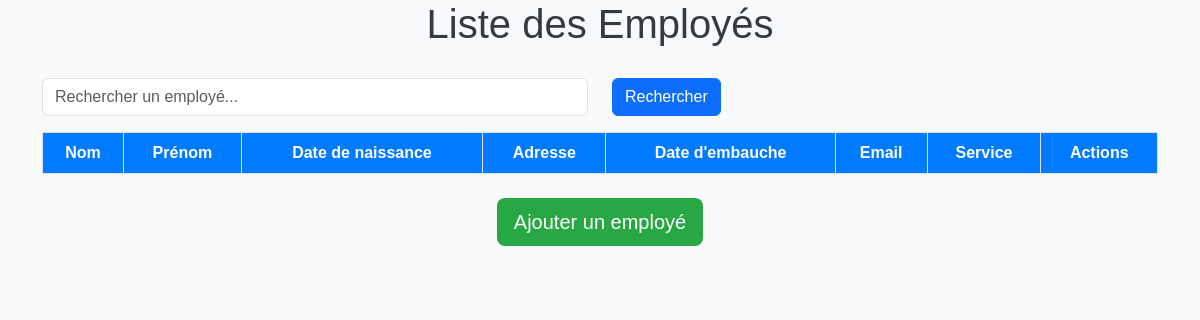
The page /employe/ on the database as committed earlier.
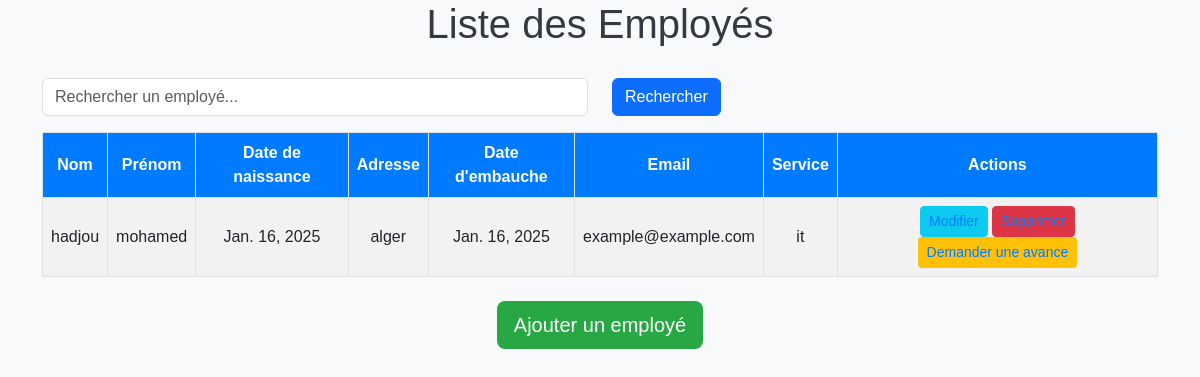
The same page on the database as committed later.
### admin_rh/models.py (models this page shows, shortened)
class Employe(models.Model):
    nom = models.CharField(max_length=50)
    prenom = models.CharField(max_length=50)
    sexe = models.CharField(max_length=10,choices=[('M', 'HOMME'), ('F', 'FEMME')],default='M')
    adresse=models.CharField(max_length=250)
    date_naissance = models.DateField()
    email = models.EmailField(max_length=100)
    date_embauche = models.DateField()
    service = models.ForeignKey(Service, on_delete=models.CASCADE,related_name="rel_emp")

class Service(models.Model):
    nom_service = models.CharField(max_length=50)
    description = models.CharField(max_length=50)
    def __str__(self):
        return self.nom_service

### admin_rh/views.py (the view)
# urls.py: path('employe/',views.afficherEmploye,name='empList'),
def afficherEmploye(request):
    employe= Employe.objects.all()
    return render(request,'testdjango.html',{'Employes':employe})

### admin_rh/templates/testdjango.html (shortened to what this page needs)
<!DOCTYPE html>
<html lang="fr">
<head>
    <link href="https://cdn.jsdelivr.net/npm/bootstrap@5.3.0-alpha1/dist/css/bootstrap.min.css" rel="stylesheet">
</head>
<body>
    <h1>Liste des Employés</h1>
    <div class="container">
        <form method="GET" action="{% url 'rechercheList' %}">
            <div class="row mb-3">
                <div class="col-md-6">
                    <input type="text" class="form-control" name="search" placeholder="Rechercher un employé..." value="{{ request.GET.search }}">
                </div>
                <div class="col-md-3">
                    <button type="submit" class="btn btn-primary">Rechercher</button>
                </div>
            </div>
        </form>
        <table class="table table-striped table-hover">
            <thead>
                <tr>
                    <th>Nom</th>
                    <th>Prénom</th>
                    <th>Date de naissance</th>
                    <th>Adresse</th>
                    <th>Date d'embauche</th>
                    <th>Email</th>
                    <th>Service</th>
                    <th>Actions</th>
                </tr>
            </thead>
            <tbody>
                {% for x in Employes %}
                    <tr>
                        <td>{{ x.nom }}</td>
                        <td>{{ x.prenom }}</td>
                        <td>{{ x.date_naissance }}</td>
                        <td>{{ x.adresse }}</td>
                        <td>{{ x.date_embauche }}</td>
                        <td>{{ x.email }}</td>
                        <td>{{ x.service }}</td>
                        <td>
                            <a href="{% url 'editemp' x.id %}" class="btn btn-info btn-sm">Modifier</a>
                            <a href="{% url 'delemp' x.id %}" class="btn btn-danger btn-sm">Supprimer</a>
                            <a href="{% url 'demande_massrouf' x.id %}" class="btn btn-advance btn-sm">
                                Demander une avance
                            </a>
                        </td>
                    </tr>
                {% endfor %}
            </tbody>
        </table>
        <div class="text-center mt-4">
            <a href="{% url 'addemp' %}" class="btn btn-custom btn-lg">Ajouter un employé</a>
        </div>
    </div>
</body>
</html>

Rows that differ between the two databases and show on the page:
added Employe: nom "hadjou", prenom "mohamed", date_naissance "Jan. 16, 2025", adresse "alger", date_embauche "Jan. 16, 2025", email "example@example.com", service "it"
